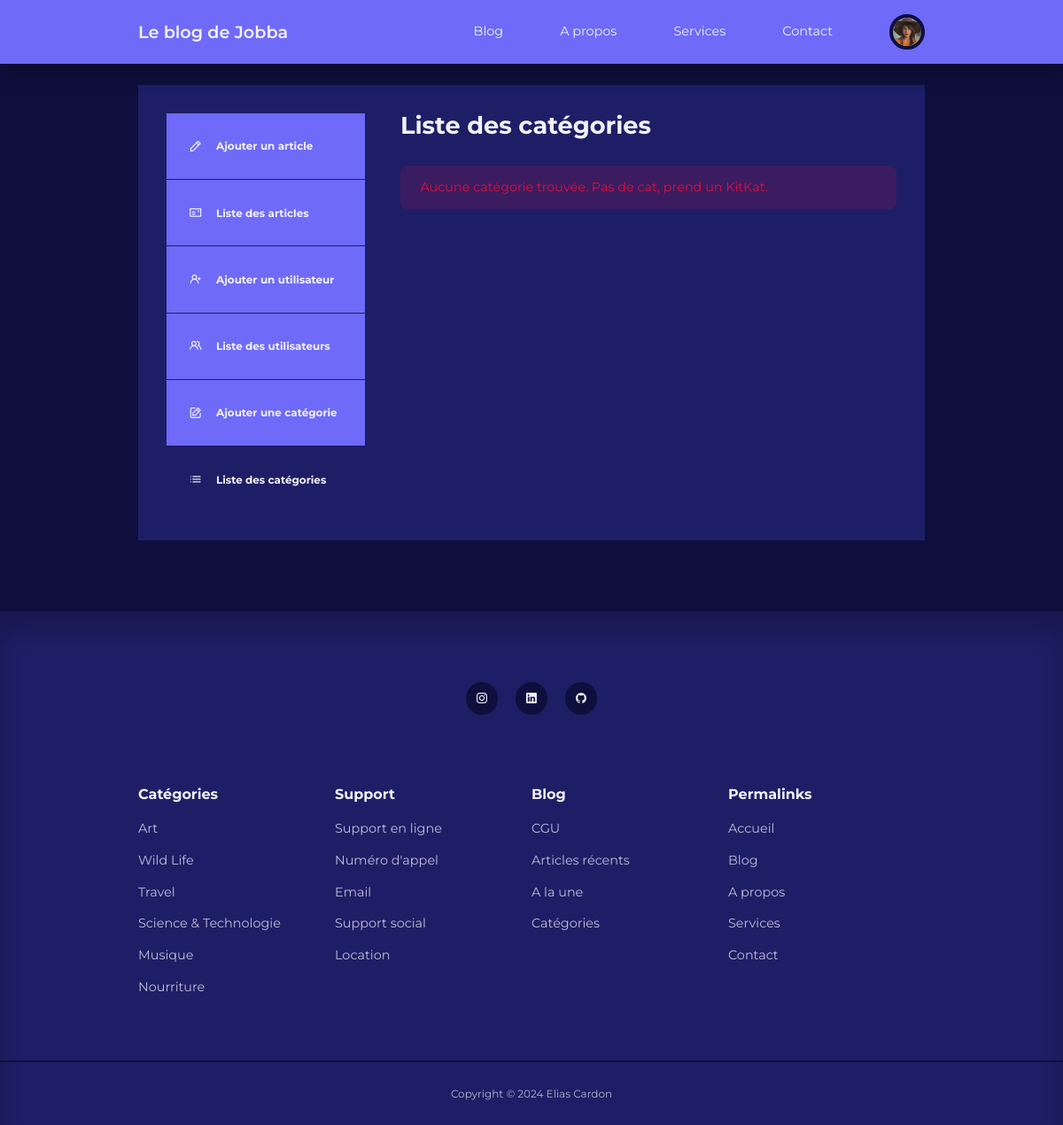
The page /backend/admin/manage-category.php (signed in) on the database as committed earlier.
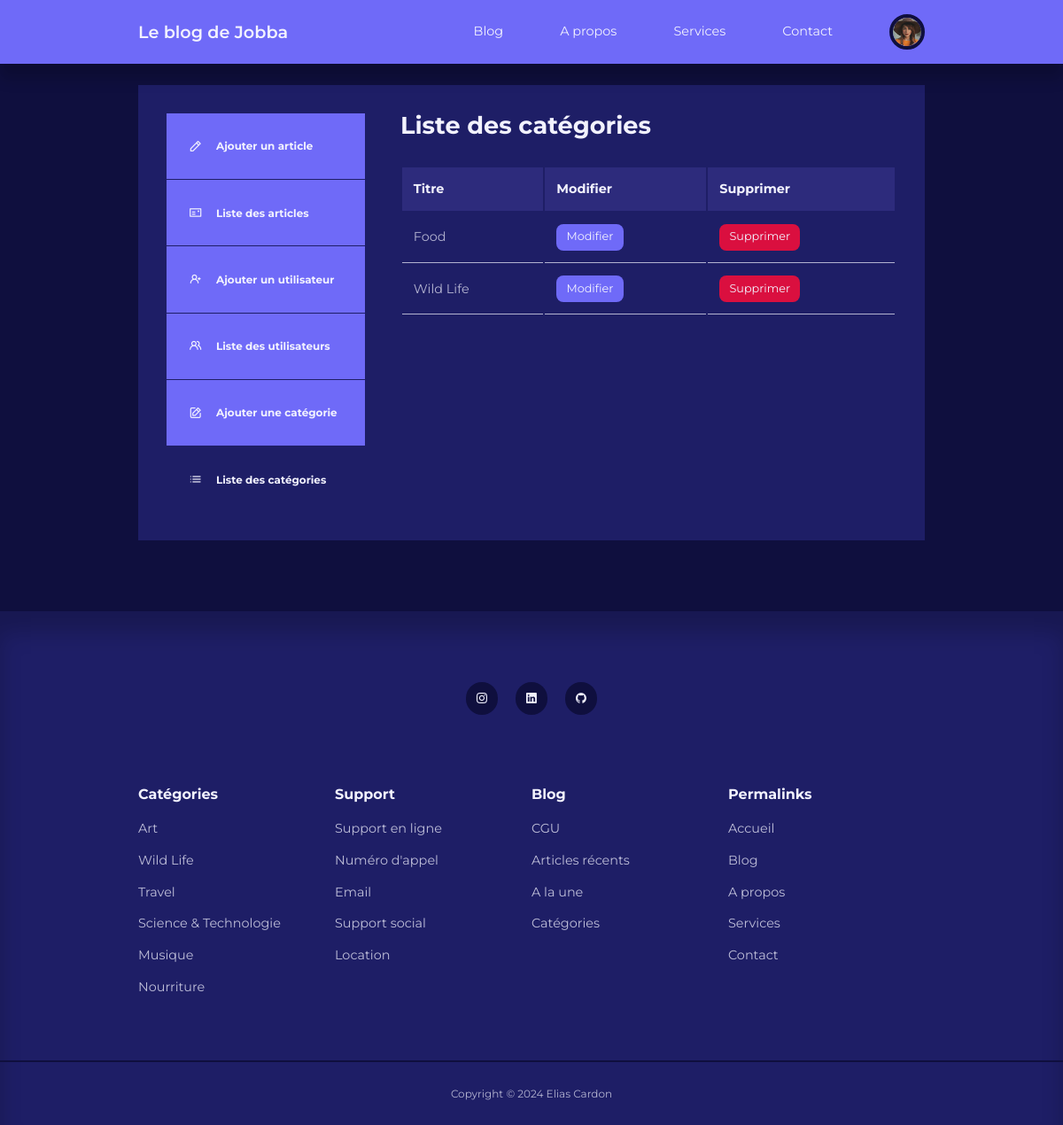
The same page on the database as committed later.
### tables this page shows
CREATE TABLE IF NOT EXISTS `categories` (
  `id` int UNSIGNED NOT NULL AUTO_INCREMENT,
  `title` varchar(50) NOT NULL,
  `description` text NOT NULL,
  PRIMARY KEY (`id`)
);

### backend/admin/manage-category.php (the view, shortened to what this page needs)
<?php
require './partials/header.php';
$query = "SELECT * FROM categories ORDER BY title";
$categories = mysqli_query($connection, $query);
?>
<section class="dashboard">
    <div class="container dashboard__container">
        <aside>
            <ul>
                <li>
                    <a href="add-post.php">
                        <i class="uil uil-pen"></i>
                        <h5>Ajouter un article</h5>
                    </a>
                </li>
                <li>
                    <a href="index.php">
                        <i class="uil uil-postcard"></i>
                        <h5>Liste des articles</h5>
                    </a>
                </li>
                <?php if (isset($_SESSION['user_is_admin'])): ?>
                    <li>
                        <a href="add-user.php">
                            <i class="uil uil-user-plus"></i>
                            <h5>Ajouter un utilisateur</h5>
                        </a>
                    </li>
                    <li>
                        <a href="manage-user.php">
                            <i class="uil uil-users-alt"></i>
                            <h5>Liste des utilisateurs</h5>
                        </a>
                    </li>
                    <li>
                        <a href="add-category.php">
                            <i class="uil uil-edit"></i>
                            <h5>Ajouter une catégorie</h5>
                        </a>
                    </li>
                    <li>
                        <a href="manage-category.php" class="active">
                            <i class="uil uil-list-ul"></i>
                            <h5>Liste des catégories</h5>
                        </a>
                    </li>
                <?php endif; ?>
            </ul>
        </aside>
        <main>
            <h2>Liste des catégories</h2>
            <?php if (mysqli_num_rows($categories) > 0) : ?>
                <table>
                    <thead>
                    <tr>
                        <th>Titre</th>
                        <th>Modifier</th>
                        <th>Supprimer</th>
                    </tr>
                    </thead>
                    <tbody>
                    <?php while ($category = mysqli_fetch_assoc($categories)) : ?>
                        <tr>
                            <td><?= $category['title'] ?></td>
                            <td><a href="<?= ROOT_URL ?>backend/admin/edit-category.php?id=<?= $category['id'] ?>"
                                   class="btn sm">Modifier</a></td>
                            <td><a href="<?= ROOT_URL ?>backend/admin/delete-category.php?id=<?= $category['id'] ?>"
                                   class="btn sm danger">Supprimer</a></td>
                        </tr>
                    <?php endwhile; ?>
                    </tbody>
                </table>
            <?php else : ?>
                <div class="alert__message error"><?= "Aucune catégorie trouvée. Pas de cat, prend un KitKat." ?></div>
            <?php endif; ?>
        </main>
    </div>
</section>
<?php
require '../partials/footer.php';
?>
</body>
</html>

Rows that differ between the two databases and show on the page:
added categories: title "Food"
added categories: title "Wild Life"
Other text that changed with them:
text no longer shown: "Aucune catégorie trouvée. Pas de cat, prend un KitKat."
text now shown: "Titre Modifier Supprimer"
